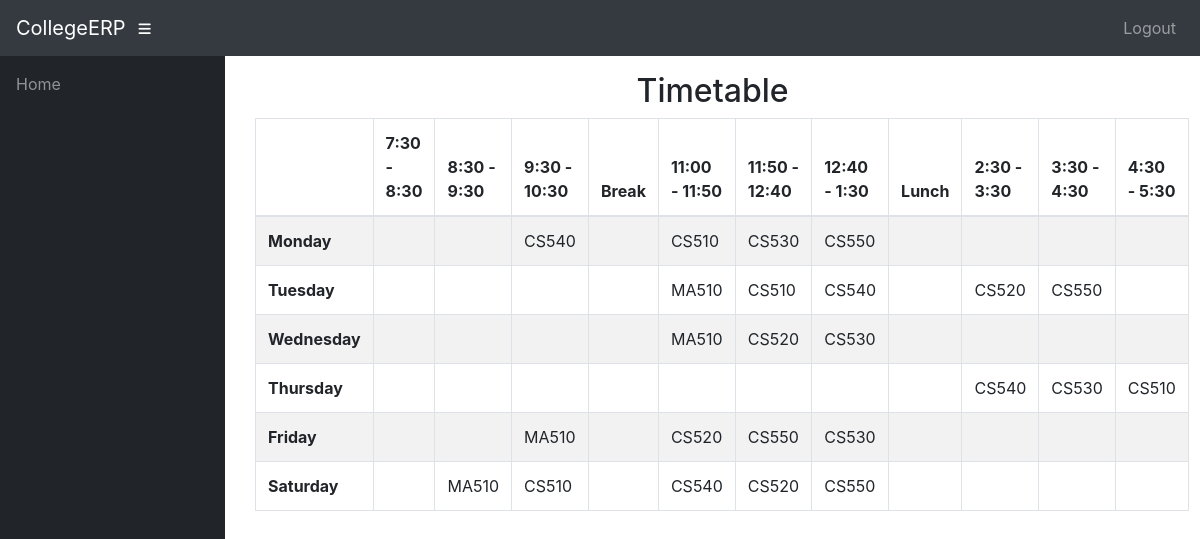
Page /info/student/CS5A/timetable/ (signed in) on the committed database.
### info/models.py (models this page shows, shortened)
class Assign(models.Model):
    class_id = models.ForeignKey(Class, on_delete=models.CASCADE)
    course = models.ForeignKey(Course, on_delete=models.CASCADE)
    teacher = models.ForeignKey(Teacher, on_delete=models.CASCADE)
    class Meta:
        unique_together = (('course', 'class_id', 'teacher'),)

### info/views.py (the view)
# urls.py: path('student/<slug:class_id>/timetable/', views.timetable, name='timetable'),
@login_required()
def timetable(request, class_id):
    asst = AssignTime.objects.filter(assign__class_id=class_id)
    matrix = [['' for i in range(12)] for j in range(6)]
    for i, d in enumerate(DAYS_OF_WEEK):
        t = 0
        for j in range(12):
            if j == 0:
                matrix[i][0] = d[0]
                continue
            if j == 4 or j == 8:
                continue
            try:
                a = asst.get(period=time_slots[t][0], day=d[0])
                matrix[i][j] = a.assign.course_id
            except AssignTime.DoesNotExist:
                pass
            t += 1
    context = {'matrix': matrix}
    return render(request, 'info/timetable.html', context)

### info/models.py (called while the page is built)
    @property
    def is_student(self):
        if hasattr(self, 'student'):
            return True
        return False

    @property
    def is_teacher(self):
        if hasattr(self, 'teacher'):
            return True
        return False

### info/templates/info/timetable.html
{% extends 'info/base.html' %}
    {% block content %}
    <div class="container">
        <div class="container">
            <div class="row">
                <div class="col-md-12">
                    <h2 class="text-center">
                        Timetable
                    </h2>
                </div>
                <div id="no-more-tables">
                    <table class="col-sm-12 table table-bordered table-striped table-condensed cf">
                        <thead class="cf">
                            <tr>
                                <th>      </th>
                                <th>7:30 - 8:30</th>
                                <th>8:30 - 9:30</th>
                                <th>9:30 - 10:30</th>
                                <th>Break</th>
                                <th>11:00 - 11:50</th>
                                <th>11:50 - 12:40</th>
                                <th>12:40 - 1:30</th>
                                <th>Lunch</th>
                                <th>2:30 - 3:30</th>
                                <th>3:30 - 4:30</th>
                                <th>4:30 - 5:30</th>
                            </tr>
                        </thead>
                        <tbody>
                            {% for i in matrix %}
                            <tr>
                                {% for j in i %}
                                    {% if forloop.counter == 1 %}
                                    <td><b>{{ j }}</b></td>
                                    {% else %}
                                    <td>{{ j }}</td>
                                    {% endif %}
                                {% endfor %}
                            </tr>
                            {% endfor %}
                        </tbody>
                    </table>
                </div>
            </div>
        </div>
    </div>
    {% endblock %}

### rows in the picture
Assign: i "CS540" "CS540" "CS540" "CS540"
Assign: i "CS510" "CS510" "CS510" "CS510"
Assign: i "CS530" "CS530" "CS530" "CS530"
Assign: i "CS550" "CS550" "CS550" "CS550"
Assign: i "MA510" "MA510" "MA510" "MA510"
Assign: i "CS520" "CS520" "CS520" "CS520"

### other values in the picture
{{ j }} "Monday" "Tuesday" "Wednesday" "Thursday" "Friday" "Saturday"
